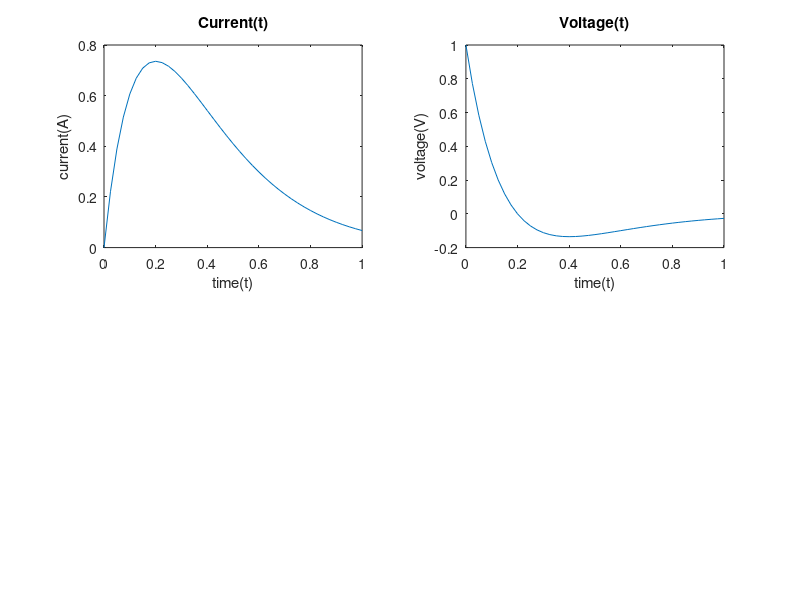

Source code (MATLAB): (Note: this script raises an error after producing the figure.)
clc; clear all;format long;

L = 0.1;
dt = 0.025;

load ('pr3data.dat')

%Plotting currents and voltages

figure(1);
subplot(2,2,1);
plot(pr3data(:,1),pr3data(:,2));
title("Current(t)");
xlabel("time(t)");
ylabel("current(A)");
subplot(2,2,2);
plot(pr3data(:,1),pr3data(:,3));
title("Voltage(t)");
xlabel("time(t)");
ylabel("voltage(V)");
sgtitle("Datas");
subplot(2,2,3);
plot(pr3data(:,2),pr3data(:,3));
title("Voltage(t)");
xlabel("current(A)");
ylabel("voltage(V)");


%checking consistency

%Three Point Enpoint For First Value

derivatives(1,1) = (1/(2*dt))*((-3*pr3data(1,2))+(4*pr3data(2,2))-pr3data(3,2));

%Three Point Midpoint

for i=2:40
derivatives(i:i,1) = (1/(2*dt))*(pr3data(i+1:i+1,2) - pr3data(i-1:i-1,2));
end

%Three Point Enpoint For Final Value

derivatives(41,1) = (1/(2*(-dt)))*((-3*pr3data(41,2))+(4*pr3data(40,2))-pr3data(39,2));

for i =1:1:41
    new(i:i,1) = L*derivatives(i:i,1);
end

figure(2);
plot(pr3data(:,3),new(:,1));
title("V-di relation");
xlabel("di(A)");
ylabel("voltage(V)");


%determine and plotting powers

for i=1:1:41
    powers(i:i,1) = pr3data(i:i,2)*pr3data(i:i,3);
end

figure(1);
subplot(2,2,4);
plot(pr3data(:,1),powers(:,1));
title("Power(t)");
xlabel("time(t)");
ylabel("power(P)");

%determine the integral with composite midpoint rule

integral(1:1,3) = 0;
sum = 0;

for i = 2:1:41
    for j = 1:2:i
        sum = sum + powers(j:j,1);
    end
    h = (pr3data(i:i,1) - pr3data(1:1,1))/i;
    integral(i:i,1) = 2*h*sum;
    sum = 0;
end

figure(3);
subplot(2,2,1);
plot(pr3data(:,1),integral(:,1));
title("Midpoint");
xlabel("time(t)");
ylabel("energy(W)");

%determine the integral with composite trapezoidal rule

integral(1:1,3) = 0;
sum = 0;

for i = 2:1:41
    for j = 1:1:i-1
        sum = sum + powers(j:j,1);
    end
    h = (pr3data(i:i,1) - pr3data(1:1,1))/i;
    c = powers(1:1,1) + powers(i:i,1);
    integral(i:i,2) = h*(c+2*sum)/2;
    sum = 0;
end

figure(3);
subplot(2,2,2);
plot(pr3data(:,1),integral(:,2));
title("Trapezoid");
xlabel("time(t)");
ylabel("energy(W)");

% determine the integral with composite simpsons rule

integral(1:1,3) = 0;
sum2 = 0;
sum4 = 0;

for i = 2:1:41
    for j = 1:1:i
        if mod(j,2) == 0
            sum2 = sum2 + powers(j:j,1);
        else
            sum4 = sum4 + powers(j:j,1);
        end
    end
    h = (pr3data(i:i,1) - pr3data(1:1,1))/i;
    c = powers(1:1,1) + powers(i:i,1);
    integral(i:i,3) = h*(c+(2*sum2)+(4*sum4))/3;
    sum2 = 0;
    sum4 = 0;
end

figure(3);
subplot(2,2,3);
plot(pr3data(:,1),integral(:,3));
title("Simpsons");
xlabel("time(t)");
ylabel("energy(W)");

% determine the integral with equation 3

for i=1:1:41
    integral(i:i,4) = 0.5*L*(pr3data(i:i,2)*pr3data(i:i,2));
end

figure(3);
subplot(2,2,4);
plot(pr3data(:,1),integral(:,4));
title("3.equation");
xlabel("time(t)");
ylabel("energy(W)");

figure(4);
plot(pr3data(:,1),integral(:,1));
hold on
plot(pr3data(:,1),integral(:,2));
hold on
plot(pr3data(:,1),integral(:,3));
hold on
plot(pr3data(:,1),integral(:,4));
legend("Midpoint","Trapezoidal","Simpsons","3.equation");

fprintf('Error Analysis\n');
fprintf('Error of Composite Midpoint: %f\n',norm(integral(41,1)-integral(41,4))/norm(integral(41,4)));
fprintf('Error of Composite Trapezoidal: %f\n',norm(integral(41,2)-integral(41,4))/norm(integral(41,4)));
fprintf('Error of Composite Simpsons: %f\n',norm(integral(41,3)-integral(41,4))/norm(integral(41,4)));